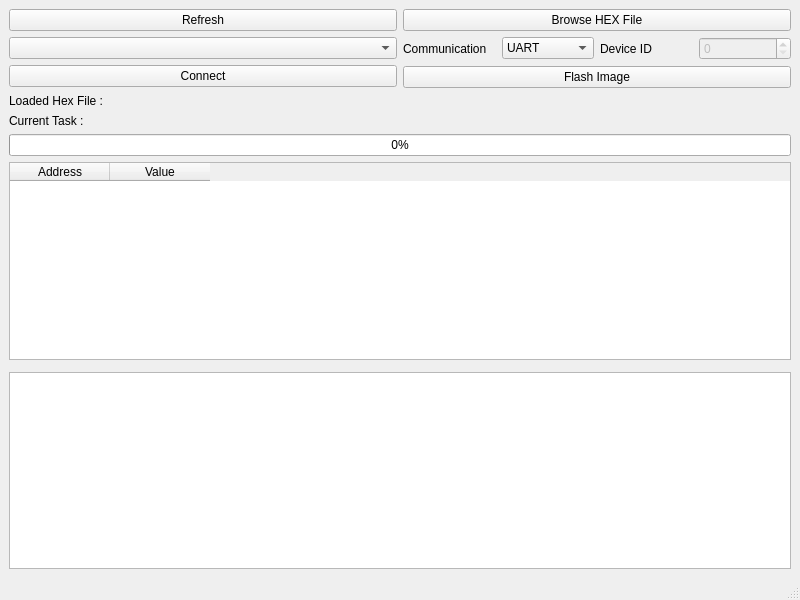
<?xml version="1.0" encoding="UTF-8"?>
<ui version="4.0">
 <class>MainWindow</class>
 <widget class="QMainWindow" name="MainWindow">
  <property name="geometry">
   <rect>
    <x>0</x>
    <y>0</y>
    <width>800</width>
    <height>600</height>
   </rect>
  </property>
  <property name="windowTitle">
   <string>STM32 Image Flasher</string>
  </property>
  <widget class="QWidget" name="centralwidget">
   <layout class="QVBoxLayout" name="verticalLayout_4">
    <item>
     <layout class="QHBoxLayout" name="horizontalLayout_2">
      <item>
       <layout class="QVBoxLayout" name="verticalLayout_2">
        <item>
         <widget class="QPushButton" name="RefreshAvailableBoards_pushButton">
          <property name="text">
           <string>Refresh</string>
          </property>
         </widget>
        </item>
        <item>
         <widget class="QComboBox" name="AvailableBoards_comboBox"/>
        </item>
        <item>
         <widget class="QPushButton" name="connect_pushButton">
          <property name="text">
           <string>Connect</string>
          </property>
         </widget>
        </item>
       </layout>
      </item>
      <item>
       <layout class="QVBoxLayout" name="verticalLayout_3">
        <item>
         <widget class="QPushButton" name="BrowseHexFile_pushButton">
          <property name="text">
           <string>Browse HEX File</string>
          </property>
         </widget>
        </item>
        <item>
         <layout class="QHBoxLayout" name="horizontalLayout">
          <item>
           <widget class="QLabel" name="communication_label">
            <property name="text">
             <string>Communication</string>
            </property>
           </widget>
          </item>
          <item>
           <widget class="QComboBox" name="communication_comboBox">
            <item>
             <property name="text">
              <string>UART</string>
             </property>
            </item>
            <item>
             <property name="text">
              <string>CAN</string>
             </property>
            </item>
           </widget>
          </item>
          <item>
           <widget class="QLabel" name="deviceId_label">
            <property name="text">
             <string>Device ID</string>
            </property>
           </widget>
          </item>
          <item>
           <widget class="QSpinBox" name="deviceId_spinBox">
            <property name="enabled">
             <bool>false</bool>
            </property>
           </widget>
          </item>
         </layout>
        </item>
        <item>
         <widget class="QPushButton" name="Flash_pushButton">
          <property name="text">
           <string>Flash Image</string>
          </property>
         </widget>
        </item>
       </layout>
      </item>
     </layout>
    </item>
    <item>
     <layout class="QVBoxLayout" name="verticalLayout">
      <item>
       <widget class="QLabel" name="LoadedHexFile_label">
        <property name="text">
         <string>Loaded Hex File :</string>
        </property>
       </widget>
      </item>
      <item>
       <widget class="QLabel" name="CurrentTask_label">
        <property name="text">
         <string>Current Task :</string>
        </property>
       </widget>
      </item>
      <item>
       <widget class="QProgressBar" name="CurrentTask_progressBar">
        <property name="value">
         <number>0</number>
        </property>
       </widget>
      </item>
     </layout>
    </item>
    <item>
     <widget class="QTableWidget" name="HexTable_tableWidget">
      <column>
       <property name="text">
        <string>Address</string>
       </property>
      </column>
      <column>
       <property name="text">
        <string>Value</string>
       </property>
      </column>
     </widget>
    </item>
    <item>
     <widget class="Line" name="line">
      <property name="orientation">
       <enum>Qt::Vertical</enum>
      </property>
     </widget>
    </item>
    <item>
     <widget class="QPlainTextEdit" name="log_plainTextEdit">
      <property name="plainText">
       <string/>
      </property>
     </widget>
    </item>
   </layout>
  </widget>
  <widget class="QMenuBar" name="menubar">
   <property name="geometry">
    <rect>
     <x>0</x>
     <y>0</y>
     <width>800</width>
     <height>22</height>
    </rect>
   </property>
  </widget>
  <widget class="QStatusBar" name="statusbar"/>
 </widget>
 <resources/>
 <connections/>
</ui>
